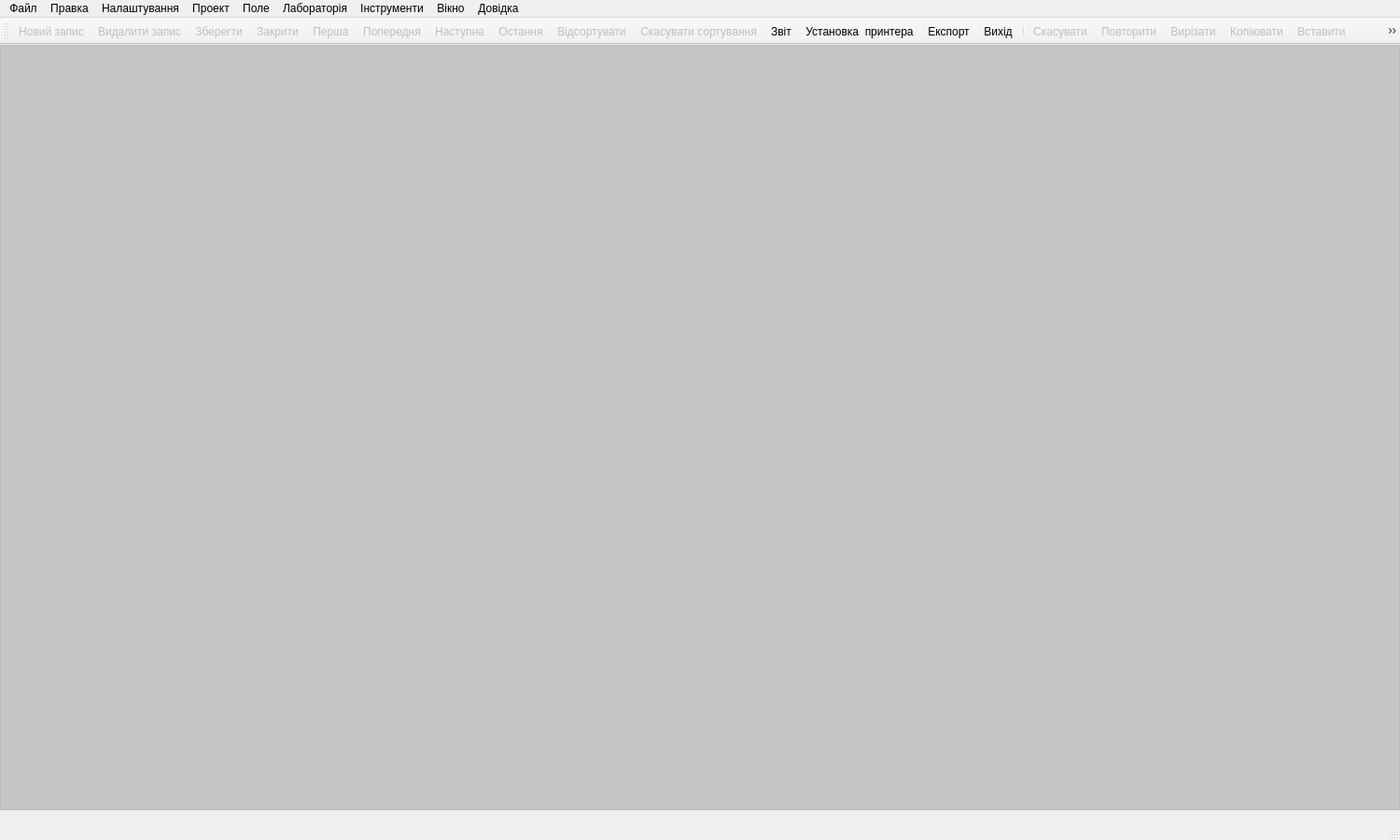
<?xml version="1.0" encoding="UTF-8"?>
<ui version="4.0">
 <class>EGMainWindow</class>
 <widget class="QMainWindow" name="EGMainWindow">
  <property name="geometry">
   <rect>
    <x>0</x>
    <y>0</y>
    <width>1500</width>
    <height>900</height>
   </rect>
  </property>
  <property name="windowTitle">
   <string>Інженерна геологія</string>
  </property>
  <property name="windowIcon">
   <iconset>
    <normaloff>../icons/16x16/categories/applications-engineering.png</normaloff>../icons/16x16/categories/applications-engineering.png</iconset>
  </property>
  <property name="locale">
   <locale language="Ukrainian" country="Ukraine"/>
  </property>
  <property name="iconSize">
   <size>
    <width>22</width>
    <height>22</height>
   </size>
  </property>
  <property name="toolButtonStyle">
   <enum>Qt::ToolButtonIconOnly</enum>
  </property>
  <widget class="QWidget" name="centralwidget">
   <widget class="QMdiArea" name="mdiArea">
    <property name="geometry">
     <rect>
      <x>0</x>
      <y>0</y>
      <width>1500</width>
      <height>820</height>
     </rect>
    </property>
    <property name="sizePolicy">
     <sizepolicy hsizetype="Expanding" vsizetype="Expanding">
      <horstretch>0</horstretch>
      <verstretch>0</verstretch>
     </sizepolicy>
    </property>
    <property name="frameShape">
     <enum>QFrame::StyledPanel</enum>
    </property>
    <property name="frameShadow">
     <enum>QFrame::Sunken</enum>
    </property>
    <property name="background">
     <brush brushstyle="SolidPattern">
      <color alpha="180">
       <red>180</red>
       <green>180</green>
       <blue>180</blue>
      </color>
     </brush>
    </property>
   </widget>
  </widget>
  <widget class="QMenuBar" name="menubar">
   <property name="geometry">
    <rect>
     <x>0</x>
     <y>0</y>
     <width>1500</width>
     <height>22</height>
    </rect>
   </property>
   <widget class="QMenu" name="menu">
    <property name="geometry">
     <rect>
      <x>287</x>
      <y>138</y>
      <width>236</width>
      <height>389</height>
     </rect>
    </property>
    <property name="sizePolicy">
     <sizepolicy hsizetype="Preferred" vsizetype="Preferred">
      <horstretch>0</horstretch>
      <verstretch>0</verstretch>
     </sizepolicy>
    </property>
    <property name="acceptDrops">
     <bool>false</bool>
    </property>
    <property name="title">
     <string>Файл</string>
    </property>
    <addaction name="action_2"/>
    <addaction name="action_6"/>
    <addaction name="separator"/>
    <addaction name="action_5"/>
    <addaction name="action_3"/>
    <addaction name="separator"/>
    <addaction name="action_8"/>
    <addaction name="action_9"/>
    <addaction name="action_10"/>
    <addaction name="action_11"/>
    <addaction name="separator"/>
    <addaction name="action_13"/>
    <addaction name="action_14"/>
    <addaction name="separator"/>
    <addaction name="action_16"/>
    <addaction name="action_17"/>
    <addaction name="action_18"/>
    <addaction name="separator"/>
    <addaction name="action_19"/>
   </widget>
   <widget class="QMenu" name="menu_2">
    <property name="title">
     <string>Правка</string>
    </property>
    <addaction name="action_7"/>
    <addaction name="action_23"/>
    <addaction name="separator"/>
    <addaction name="action_29"/>
    <addaction name="action_30"/>
    <addaction name="action_31"/>
    <addaction name="separator"/>
    <addaction name="action_32"/>
   </widget>
   <widget class="QMenu" name="menu_3">
    <property name="title">
     <string>Налаштування</string>
    </property>
    <addaction name="action_42"/>
    <addaction name="action_41"/>
    <addaction name="action_36"/>
    <addaction name="action_37"/>
   </widget>
   <widget class="QMenu" name="menu_6">
    <property name="title">
     <string>Вікно</string>
    </property>
   </widget>
   <widget class="QMenu" name="menu_7">
    <property name="title">
     <string>Довідка</string>
    </property>
   </widget>
   <widget class="QMenu" name="menu_8">
    <property name="title">
     <string>Поле</string>
    </property>
    <addaction name="separator"/>
    <addaction name="action_4"/>
    <addaction name="separator"/>
    <addaction name="action_12"/>
    <addaction name="action_15"/>
   </widget>
   <widget class="QMenu" name="menu_9">
    <property name="title">
     <string>Лабораторія</string>
    </property>
    <addaction name="action_46"/>
    <addaction name="action_21"/>
    <addaction name="action_22"/>
    <addaction name="action_20"/>
    <addaction name="separator"/>
    <addaction name="action_24"/>
    <addaction name="action_25"/>
    <addaction name="action_39"/>
    <addaction name="action_40"/>
    <addaction name="action_26"/>
    <addaction name="action_27"/>
    <addaction name="action_38"/>
    <addaction name="separator"/>
    <addaction name="action_44"/>
    <addaction name="action_45"/>
   </widget>
   <widget class="QMenu" name="menu_10">
    <property name="title">
     <string>Інструменти</string>
    </property>
    <addaction name="action_34"/>
    <addaction name="action_35"/>
   </widget>
   <widget class="QMenu" name="menu_4">
    <property name="title">
     <string>Проект</string>
    </property>
    <addaction name="action"/>
    <addaction name="action_28"/>
    <addaction name="action_33"/>
   </widget>
   <addaction name="menu"/>
   <addaction name="menu_2"/>
   <addaction name="menu_3"/>
   <addaction name="menu_4"/>
   <addaction name="menu_8"/>
   <addaction name="menu_9"/>
   <addaction name="menu_10"/>
   <addaction name="menu_6"/>
   <addaction name="menu_7"/>
  </widget>
  <widget class="QStatusBar" name="statusbar"/>
  <widget class="QToolBar" name="toolBar">
   <property name="enabled">
    <bool>true</bool>
   </property>
   <property name="windowTitle">
    <string>toolBar</string>
   </property>
   <attribute name="toolBarArea">
    <enum>TopToolBarArea</enum>
   </attribute>
   <attribute name="toolBarBreak">
    <bool>false</bool>
   </attribute>
   <addaction name="action_2"/>
   <addaction name="action_6"/>
   <addaction name="action_5"/>
   <addaction name="action_3"/>
   <addaction name="action_8"/>
   <addaction name="action_9"/>
   <addaction name="action_10"/>
   <addaction name="action_11"/>
   <addaction name="action_13"/>
   <addaction name="action_14"/>
   <addaction name="action_16"/>
   <addaction name="action_17"/>
   <addaction name="action_18"/>
   <addaction name="action_19"/>
   <addaction name="separator"/>
   <addaction name="action_7"/>
   <addaction name="action_23"/>
   <addaction name="action_29"/>
   <addaction name="action_30"/>
   <addaction name="action_31"/>
   <addaction name="action_32"/>
   <addaction name="separator"/>
   <addaction name="action"/>
   <addaction name="action_28"/>
   <addaction name="action_33"/>
   <addaction name="separator"/>
   <addaction name="action_4"/>
   <addaction name="action_12"/>
   <addaction name="action_15"/>
   <addaction name="separator"/>
   <addaction name="action_46"/>
   <addaction name="action_21"/>
   <addaction name="action_22"/>
   <addaction name="action_20"/>
   <addaction name="separator"/>
   <addaction name="action_24"/>
   <addaction name="action_25"/>
   <addaction name="action_39"/>
   <addaction name="action_40"/>
   <addaction name="action_26"/>
   <addaction name="action_27"/>
   <addaction name="action_38"/>
   <addaction name="separator"/>
   <addaction name="action_44"/>
   <addaction name="action_45"/>
  </widget>
  <action name="action_2">
   <property name="checkable">
    <bool>false</bool>
   </property>
   <property name="enabled">
    <bool>false</bool>
   </property>
   <property name="icon">
    <iconset>
     <normaloff>../icons/22x22/actions/document-new.png</normaloff>../icons/22x22/actions/document-new.png</iconset>
   </property>
   <property name="text">
    <string>Новий запис</string>
   </property>
   <property name="statusTip">
    <string>Додати новий запис в материнську таблицю</string>
   </property>
   <property name="shortcut">
    <string>Ctrl+N</string>
   </property>
  </action>
  <action name="action_3">
   <property name="enabled">
    <bool>false</bool>
   </property>
   <property name="icon">
    <iconset>
     <normaloff>../icons/22x22/actions/dialog-close.png</normaloff>../icons/22x22/actions/dialog-close.png</iconset>
   </property>
   <property name="text">
    <string>Закрити</string>
   </property>
   <property name="statusTip">
    <string>Закрити  активне вікно</string>
   </property>
   <property name="shortcut">
    <string>Ctrl+E</string>
   </property>
  </action>
  <action name="action_5">
   <property name="enabled">
    <bool>false</bool>
   </property>
   <property name="icon">
    <iconset>
     <normaloff>../icons/22x22/actions/document-save.png</normaloff>../icons/22x22/actions/document-save.png</iconset>
   </property>
   <property name="text">
    <string>Зберегти</string>
   </property>
   <property name="statusTip">
    <string>Зберегти дані активного вікна</string>
   </property>
   <property name="shortcut">
    <string>Ctrl+S</string>
   </property>
  </action>
  <action name="action_6">
   <property name="enabled">
    <bool>false</bool>
   </property>
   <property name="icon">
    <iconset>
     <normaloff>../icons/22x22/actions/document-close.png</normaloff>../icons/22x22/actions/document-close.png</iconset>
   </property>
   <property name="text">
    <string>Видалити запис</string>
   </property>
   <property name="statusTip">
    <string>Видалити поточний запис з материнської таблиці</string>
   </property>
   <property name="shortcut">
    <string>Ctrl+D</string>
   </property>
  </action>
  <action name="action_8">
   <property name="enabled">
    <bool>false</bool>
   </property>
   <property name="icon">
    <iconset>
     <normaloff>../icons/22x22/actions/go-first-view.png</normaloff>../icons/22x22/actions/go-first-view.png</iconset>
   </property>
   <property name="text">
    <string>Перша</string>
   </property>
   <property name="statusTip">
    <string>Перейти на перший запис материнської таблиці</string>
   </property>
   <property name="shortcut">
    <string>Ctrl+Home</string>
   </property>
  </action>
  <action name="action_9">
   <property name="enabled">
    <bool>false</bool>
   </property>
   <property name="icon">
    <iconset>
     <normaloff>../icons/22x22/actions/go-previous-view.png</normaloff>../icons/22x22/actions/go-previous-view.png</iconset>
   </property>
   <property name="text">
    <string>Попередня</string>
   </property>
   <property name="statusTip">
    <string>Перейти на попередній запис материнський таблиці</string>
   </property>
   <property name="shortcut">
    <string>Ctrl+PgUp</string>
   </property>
  </action>
  <action name="action_10">
   <property name="enabled">
    <bool>false</bool>
   </property>
   <property name="icon">
    <iconset>
     <normaloff>../icons/22x22/actions/go-next-view.png</normaloff>../icons/22x22/actions/go-next-view.png</iconset>
   </property>
   <property name="text">
    <string>Наступна</string>
   </property>
   <property name="statusTip">
    <string>Перейти на наступний запис материнської таблиці</string>
   </property>
   <property name="shortcut">
    <string>Ctrl+PgDown</string>
   </property>
  </action>
  <action name="action_11">
   <property name="enabled">
    <bool>false</bool>
   </property>
   <property name="icon">
    <iconset>
     <normaloff>../icons/22x22/actions/go-last-view.png</normaloff>../icons/22x22/actions/go-last-view.png</iconset>
   </property>
   <property name="text">
    <string>Остання</string>
   </property>
   <property name="statusTip">
    <string>Перейти на останній запис материнської таблиці</string>
   </property>
   <property name="shortcut">
    <string>Ctrl+End</string>
   </property>
  </action>
  <action name="action_13">
   <property name="enabled">
    <bool>false</bool>
   </property>
   <property name="icon">
    <iconset>
     <normaloff>../icons/22x22/actions/view-sort-ascending.png</normaloff>../icons/22x22/actions/view-sort-ascending.png</iconset>
   </property>
   <property name="text">
    <string>Відсортувати</string>
   </property>
   <property name="statusTip">
    <string>Сортування записів материнської таблиці</string>
   </property>
  </action>
  <action name="action_14">
   <property name="enabled">
    <bool>false</bool>
   </property>
   <property name="icon">
    <iconset>
     <normaloff>../icons/22x22/actions/view-sort-del.png</normaloff>../icons/22x22/actions/view-sort-del.png</iconset>
   </property>
   <property name="text">
    <string>Скасувати сортування</string>
   </property>
   <property name="statusTip">
    <string>Скасування сортування записів материнської таблиці</string>
   </property>
  </action>
  <action name="action_16">
   <property name="icon">
    <iconset>
     <normaloff>../icons/22x22/actions/document-preview.png</normaloff>../icons/22x22/actions/document-preview.png</iconset>
   </property>
   <property name="text">
    <string>Звіт ...</string>
   </property>
   <property name="statusTip">
    <string>Підготувати звіт з використанням параметрів запиту</string>
   </property>
  </action>
  <action name="action_17">
   <property name="icon">
    <iconset>
     <normaloff>../icons/22x22/actions/document-print-direct.png</normaloff>../icons/22x22/actions/document-print-direct.png</iconset>
   </property>
   <property name="text">
    <string>Установка  принтера...</string>
   </property>
   <property name="statusTip">
    <string>Встановити принтер і параметри друку</string>
   </property>
  </action>
  <action name="action_18">
   <property name="icon">
    <iconset>
     <normaloff>../icons/22x22/actions/document-export.png</normaloff>../icons/22x22/actions/document-export.png</iconset>
   </property>
   <property name="text">
    <string>Експорт ...</string>
   </property>
   <property name="statusTip">
    <string>Підготувати і експортувати пакет даних</string>
   </property>
  </action>
  <action name="action_19">
   <property name="icon">
    <iconset>
     <normaloff>../icons/22x22/actions/application-exit.png</normaloff>../icons/22x22/actions/application-exit.png</iconset>
   </property>
   <property name="text">
    <string>Вихід</string>
   </property>
   <property name="statusTip">
    <string>Закрити головне вікно і вийти з програми</string>
   </property>
   <property name="shortcut">
    <string>Ctrl+Q</string>
   </property>
  </action>
  <action name="action">
   <property name="enabled">
    <bool>true</bool>
   </property>
   <property name="icon">
    <iconset>
     <normaloff>../icons/22x22/categories/crane.png</normaloff>../icons/22x22/categories/crane.png</iconset>
   </property>
   <property name="text">
    <string>Об'єкт</string>
   </property>
   <property name="toolTip">
    <string>Об'єкт</string>
   </property>
   <property name="statusTip">
    <string>Характеристика об'єкту</string>
   </property>
   <property name="shortcut">
    <string>Ctrl+O</string>
   </property>
  </action>
  <action name="action_4">
   <property name="icon">
    <iconset>
     <normaloff>../icons/22x22/emblems/Burehole.png</normaloff>../icons/22x22/emblems/Burehole.png</iconset>
   </property>
   <property name="text">
    <string>Виробки з відбором проб</string>
   </property>
   <property name="statusTip">
    <string>Характеристика виробки з відбором проб</string>
   </property>
  </action>
  <action name="action_12">
   <property name="icon">
    <iconset>
     <normaloff>../icons/22x22/emblems/szond.png</normaloff>../icons/22x22/emblems/szond.png</iconset>
   </property>
   <property name="text">
    <string>Статичне зондування</string>
   </property>
   <property name="statusTip">
    <string>Характеристика пункту статичного зондування</string>
   </property>
  </action>
  <action name="action_15">
   <property name="icon">
    <iconset>
     <normaloff>../icons/22x22/emblems/dzond.png</normaloff>../icons/22x22/emblems/dzond.png</iconset>
   </property>
   <property name="text">
    <string>Динамічне зондування</string>
   </property>
   <property name="statusTip">
    <string>Характеристика пункту динамічного зондування</string>
   </property>
  </action>
  <action name="action_20">
   <property name="icon">
    <iconset>
     <normaloff>../icons/22x22/actions/office-chart-pie.png</normaloff>../icons/22x22/actions/office-chart-pie.png</iconset>
   </property>
   <property name="text">
    <string>Гранулометричний склад</string>
   </property>
   <property name="statusTip">
    <string>Гранулометричний склад грунтів</string>
   </property>
  </action>
  <action name="action_21">
   <property name="icon">
    <iconset>
     <normaloff>../icons/22x22/actions/glina.png</normaloff>../icons/22x22/actions/glina.png</iconset>
   </property>
   <property name="text">
    <string>Властивості зв'язних ґрунтів</string>
   </property>
   <property name="statusTip">
    <string>Фізичні та інші властивості зв'язних грунтів</string>
   </property>
  </action>
  <action name="action_22">
   <property name="icon">
    <iconset>
     <normaloff>../icons/22x22/actions/pesok.png</normaloff>../icons/22x22/actions/pesok.png</iconset>
   </property>
   <property name="text">
    <string>Властивості незв'язних ґрунтів</string>
   </property>
   <property name="statusTip">
    <string>Фізичні та інші властивості незв'язних грунтів</string>
   </property>
  </action>
  <action name="action_24">
   <property name="icon">
    <iconset>
     <normaloff>../icons/22x22/actions/srez.png</normaloff>../icons/22x22/actions/srez.png</iconset>
   </property>
   <property name="text">
    <string>Одноплощинний зріз</string>
   </property>
   <property name="statusTip">
    <string>Результати одноплощинних зрізних випробувань</string>
   </property>
  </action>
  <action name="action_25">
   <property name="icon">
    <iconset>
     <normaloff>../icons/22x22/actions/compres.png</normaloff>../icons/22x22/actions/compres.png</iconset>
   </property>
   <property name="text">
    <string>Компресійний стиск</string>
   </property>
   <property name="statusTip">
    <string>Результати випробувань методом компресійного стиску</string>
   </property>
  </action>
  <action name="action_26">
   <property name="icon">
    <iconset>
     <normaloff>../icons/22x22/actions/prosad.png</normaloff>../icons/22x22/actions/prosad.png</iconset>
   </property>
   <property name="text">
    <string>Просадність</string>
   </property>
   <property name="statusTip">
    <string>Результати випробування з визначення властивостей просідання</string>
   </property>
  </action>
  <action name="action_27">
   <property name="icon">
    <iconset>
     <normaloff>../icons/22x22/actions/nabuh.png</normaloff>../icons/22x22/actions/nabuh.png</iconset>
   </property>
   <property name="text">
    <string>Набухання</string>
   </property>
   <property name="statusTip">
    <string>Результати випробування з визначення властивостей набухання</string>
   </property>
  </action>
  <action name="action_7">
   <property name="enabled">
    <bool>false</bool>
   </property>
   <property name="icon">
    <iconset>
     <normaloff>../icons/22x22/actions/edit-undo.png</normaloff>../icons/22x22/actions/edit-undo.png</iconset>
   </property>
   <property name="text">
    <string>Скасувати</string>
   </property>
   <property name="statusTip">
    <string>Скасувати останні зміни</string>
   </property>
   <property name="shortcut">
    <string>Ctrl+C</string>
   </property>
  </action>
  <action name="action_23">
   <property name="enabled">
    <bool>false</bool>
   </property>
   <property name="icon">
    <iconset>
     <normaloff>../icons/22x22/actions/edit-redo.png</normaloff>../icons/22x22/actions/edit-redo.png</iconset>
   </property>
   <property name="text">
    <string>Повторити</string>
   </property>
   <property name="shortcut">
    <string>Ctrl+Shift+Z</string>
   </property>
  </action>
  <action name="action_29">
   <property name="enabled">
    <bool>false</bool>
   </property>
   <property name="icon">
    <iconset>
     <normaloff>../icons/22x22/actions/edit-cut.png</normaloff>../icons/22x22/actions/edit-cut.png</iconset>
   </property>
   <property name="text">
    <string>Вирізати</string>
   </property>
   <property name="shortcut">
    <string>Ctrl+X</string>
   </property>
  </action>
  <action name="action_30">
   <property name="enabled">
    <bool>false</bool>
   </property>
   <property name="icon">
    <iconset>
     <normaloff>../icons/22x22/actions/edit-copy.png</normaloff>../icons/22x22/actions/edit-copy.png</iconset>
   </property>
   <property name="text">
    <string>Копіювати</string>
   </property>
   <property name="shortcut">
    <string>Ctrl+C</string>
   </property>
  </action>
  <action name="action_31">
   <property name="enabled">
    <bool>false</bool>
   </property>
   <property name="icon">
    <iconset>
     <normaloff>../icons/22x22/actions/edit-paste.png</normaloff>../icons/22x22/actions/edit-paste.png</iconset>
   </property>
   <property name="text">
    <string>Вставити</string>
   </property>
   <property name="shortcut">
    <string>Ctrl+V</string>
   </property>
  </action>
  <action name="action_32">
   <property name="enabled">
    <bool>false</bool>
   </property>
   <property name="icon">
    <iconset>
     <normaloff>../icons/22x22/actions/edit-select-all.png</normaloff>../icons/22x22/actions/edit-select-all.png</iconset>
   </property>
   <property name="text">
    <string>Виділити все</string>
   </property>
   <property name="shortcut">
    <string>Ctrl+A</string>
   </property>
  </action>
  <action name="action_28">
   <property name="icon">
    <iconset>
     <normaloff>../icons/22x22/actions/mail-signed-full.png</normaloff>../icons/22x22/actions/mail-signed-full.png</iconset>
   </property>
   <property name="text">
    <string>Комерційна пропозиція</string>
   </property>
   <property name="statusTip">
    <string>Комерційна пропозиція</string>
   </property>
  </action>
  <action name="action_33">
   <property name="icon">
    <iconset>
     <normaloff>../icons/22x22/actions/mail-signed-shtamp.png</normaloff>../icons/22x22/actions/mail-signed-shtamp.png</iconset>
   </property>
   <property name="text">
    <string>Договір</string>
   </property>
   <property name="statusTip">
    <string>Договорні забов'язання</string>
   </property>
  </action>
  <action name="action_34">
   <property name="icon">
    <iconset>
     <normaloff>../icons/22x22/actions/tools-wizard.png</normaloff>../icons/22x22/actions/tools-wizard.png</iconset>
   </property>
   <property name="text">
    <string>Геодезичний калькулятор</string>
   </property>
  </action>
  <action name="action_35">
   <property name="icon">
    <iconset>
     <normaloff>../icons/22x22/actions/office-chart-area-percentage.png</normaloff>../icons/22x22/actions/office-chart-area-percentage.png</iconset>
   </property>
   <property name="text">
    <string>Геологічний калькулятор</string>
   </property>
  </action>
  <action name="action_36">
   <property name="icon">
    <iconset>
     <normaloff>../icons/16x16/apps/preferences-desktop-user.png</normaloff>../icons/16x16/apps/preferences-desktop-user.png</iconset>
   </property>
   <property name="text">
    <string>Виконавці робіт</string>
   </property>
   <property name="statusTip">
    <string>Виконавці робіт</string>
   </property>
  </action>
  <action name="action_37">
   <property name="icon">
    <iconset>
     <normaloff>../icons/16x16/actions/configure.png</normaloff>../icons/16x16/actions/configure.png</iconset>
   </property>
   <property name="text">
    <string>Бурове обладнання</string>
   </property>
   <property name="statusTip">
    <string>Обладнання що використовувалось</string>
   </property>
  </action>
  <action name="action_38">
   <property name="icon">
    <iconset>
     <normaloff>../icons/22x22/actions/usadka.png</normaloff>../icons/22x22/actions/usadka.png</iconset>
   </property>
   <property name="text">
    <string>Усадка</string>
   </property>
   <property name="statusTip">
    <string>Результати випробування з визначення властивостей усадки</string>
   </property>
  </action>
  <action name="action_39">
   <property name="icon">
    <iconset>
     <normaloff>../icons/22x22/actions/sjatie1.png</normaloff>../icons/22x22/actions/sjatie1.png</iconset>
   </property>
   <property name="text">
    <string>Одновісний стиск</string>
   </property>
   <property name="statusTip">
    <string>Результати випробувань методом одновісного стиску</string>
   </property>
  </action>
  <action name="action_40">
   <property name="icon">
    <iconset>
     <normaloff>../icons/22x22/actions/sjatie3.png</normaloff>../icons/22x22/actions/sjatie3.png</iconset>
   </property>
   <property name="text">
    <string>Тривісний стиск</string>
   </property>
   <property name="statusTip">
    <string>Результати випробувань методом тривісного стиску</string>
   </property>
  </action>
  <action name="action_41">
   <property name="icon">
    <iconset>
     <normaloff>../icons/22x22/actions/go-home.png</normaloff>../icons/22x22/actions/go-home.png</iconset>
   </property>
   <property name="text">
    <string>Підрядник</string>
   </property>
   <property name="statusTip">
    <string>Підприємство-підрядник</string>
   </property>
  </action>
  <action name="action_42">
   <property name="icon">
    <iconset>
     <normaloff>../icons/16x16/apps/basket.png</normaloff>../icons/16x16/apps/basket.png</iconset>
   </property>
   <property name="text">
    <string>Замовник</string>
   </property>
   <property name="statusTip">
    <string>Підприємство-замовник</string>
   </property>
  </action>
  <action name="action_44">
   <property name="icon">
    <iconset>
     <normaloff>../icons/22x22/categories/applications-science.png</normaloff>../icons/22x22/categories/applications-science.png</iconset>
   </property>
   <property name="text">
    <string>Корозійна агресивність ґрунту</string>
   </property>
   <property name="statusTip">
    <string>Агресивність ґрунтів</string>
   </property>
  </action>
  <action name="action_43">
   <property name="text">
    <string>Агресивність ґрунтів до металу</string>
   </property>
  </action>
  <action name="action_45">
   <property name="icon">
    <iconset>
     <normaloff>../icons/22x22/categories/applications-education-science.png</normaloff>../icons/22x22/categories/applications-education-science.png</iconset>
   </property>
   <property name="text">
    <string>Властивості води</string>
   </property>
  </action>
  <action name="action_46">
   <property name="icon">
    <iconset>
     <normaloff>../icons/22x22/actions/scala.png</normaloff>../icons/22x22/actions/scala.png</iconset>
   </property>
   <property name="text">
    <string>Власивості скельних ґрунтів</string>
   </property>
   <property name="statusTip">
    <string>Фізичні та інші властивості скельних грунтів</string>
   </property>
  </action>
 </widget>
 <resources/>
 <connections/>
 <designerdata>
  <property name="gridDeltaX">
   <number>10</number>
  </property>
  <property name="gridDeltaY">
   <number>10</number>
  </property>
  <property name="gridSnapX">
   <bool>true</bool>
  </property>
  <property name="gridSnapY">
   <bool>true</bool>
  </property>
  <property name="gridVisible">
   <bool>true</bool>
  </property>
 </designerdata>
</ui>
